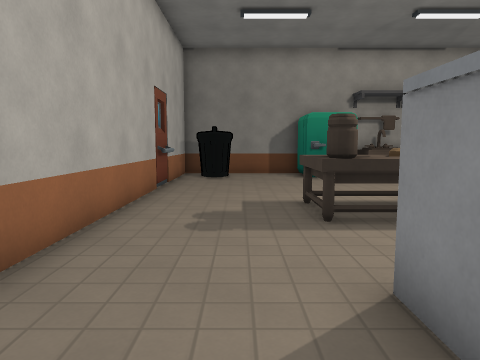
view 1 (above)

16 first-person views from a walk through a 3-D level made in the Godot game engine. The camera is 1.3 m above the floor, tilts 6° down and sees 70° across. The floor is counted in squares, 1 m on a side. Each view is taken from the middle of a square. On the plan, view 1 faces up. The plan holds only what a view shows up to about 15 squares ahead; the rest is blank. The place goes on beyond the plan. Flat picture figures and markers are left out. Characters and animated objects are not drawn. Some surface patterns are stand-ins.

view 2
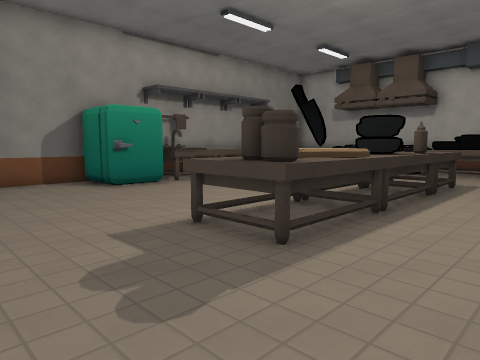

view 3
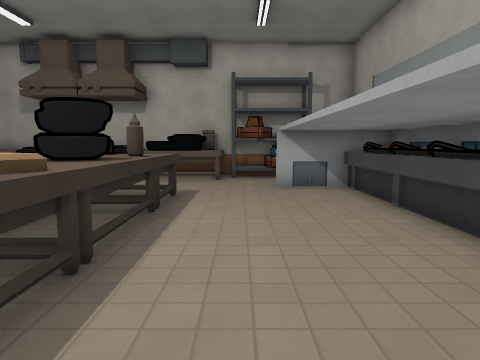

view 4
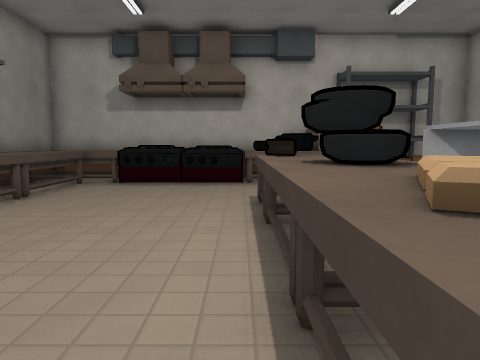

view 5
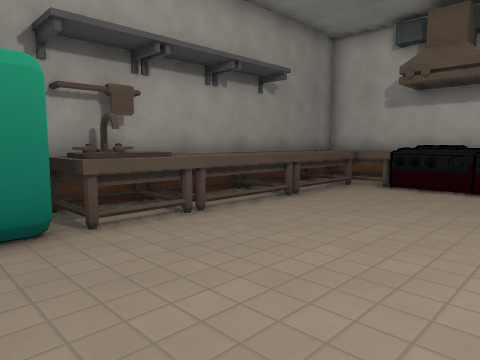

view 6
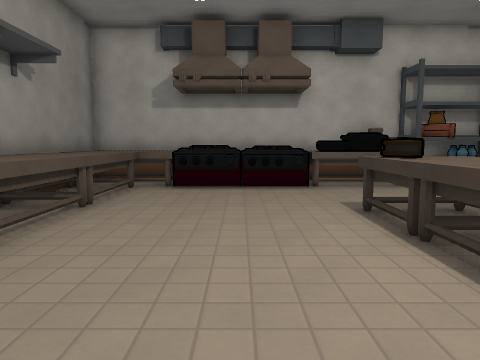

view 7
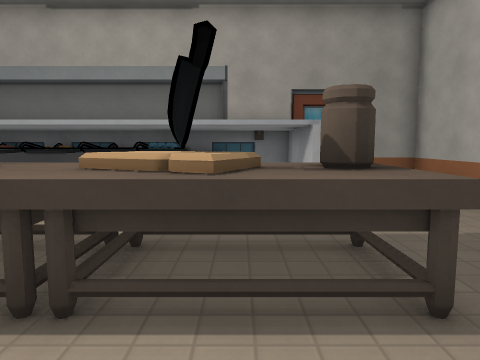

view 8
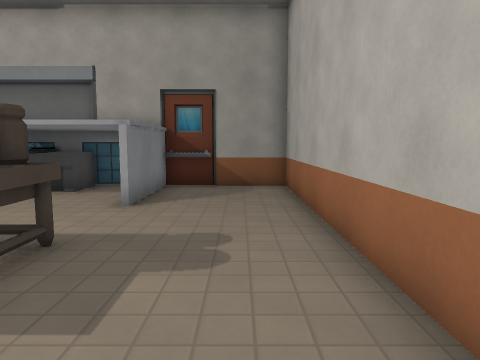

view 9
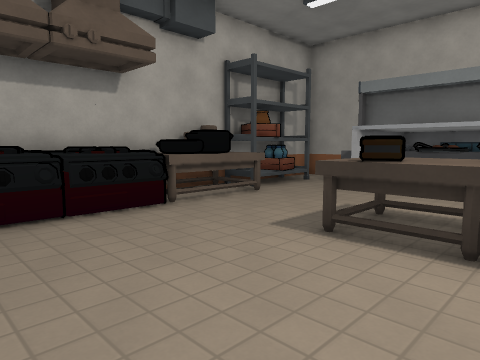

view 10
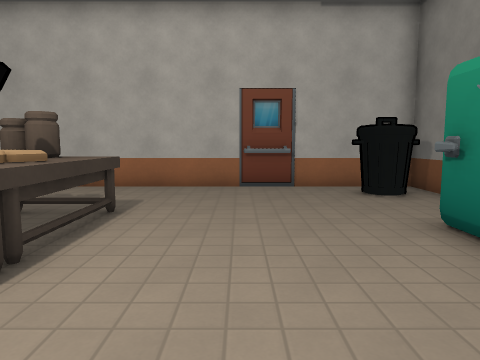

view 11
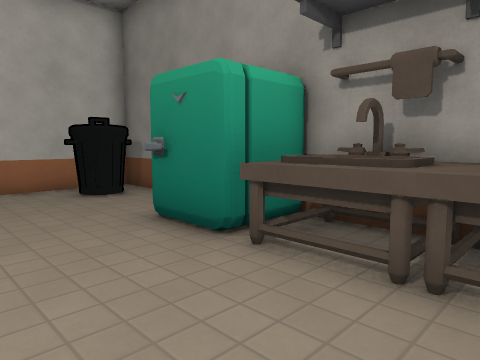

view 12
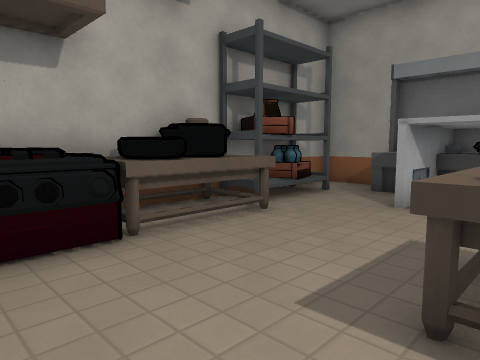

view 13
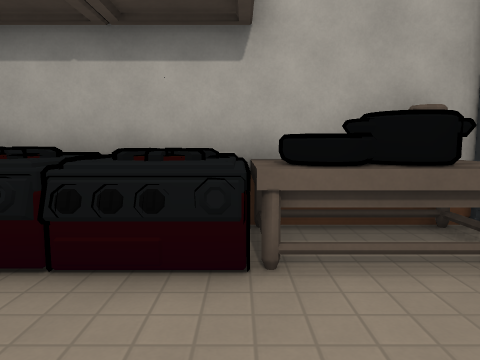

view 14
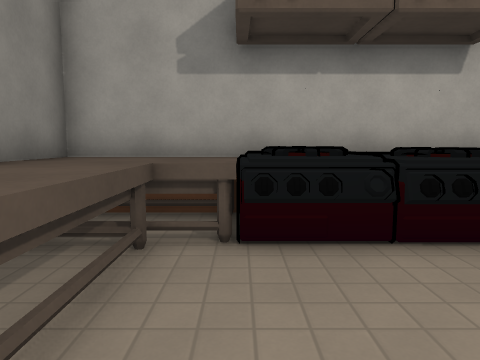

view 15
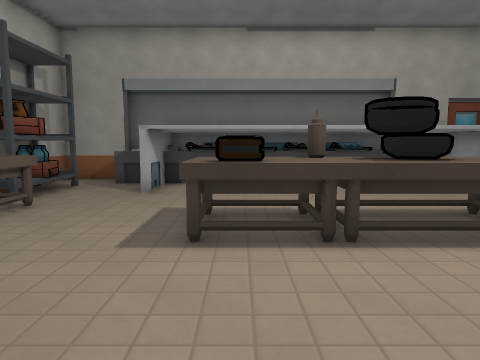

view 16
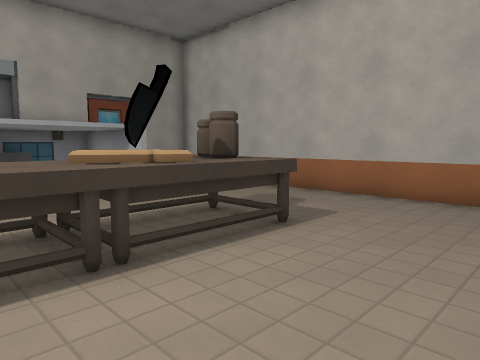

### Floor plan
Key: @ floor where view 1 was taken; # wall or solid block; . floor; = window, fence, low wall or low ledge; ^ raised ledge; S sink; B bin; F fridge; J jar; T stove; I sign; R rack; O other object.
Columns run from 3 left of view 1 to 16 right of it. Each row starts with its distance up from view 1.
 15 ^#^######S^^^^^^^^^^
 14 #.B...FFSSS^^^^^^^^^
 13 #.B...FFSSS^^^^^^^^^
 12 #...............TTT^
 11 #...............T T^
 10 #...............TTT^
  9 #...............T T^
  8 #...............TTT^
  7 #....J^O^OO^I^...OO^
  6 #....J^^^OO^^^...OO^
  5 #................OJ^
  4 #................RR^
  3 #................RR^
  2 #...#..........#.RR^
  1 #...#..=##==#=#^.RR^
  0 #..@#..=#######^^ #^
 -1 ###############^^^^

Positions as (right, up) in squares from view 1, and headings:
1: (0, 0), facing up
2: (-2, 3), facing up-right
3: (1, 4), facing right
4: (2, 8), facing right
5: (3, 8), facing up-right
6: (3, 10), facing right
7: (3, 10), facing down
8: (-1, 10), facing down
9: (7, 12), facing down-right
10: (8, 10), facing left
11: (8, 10), facing up-left
12: (9, 10), facing down-right
13: (10, 8), facing right
14: (9, 12), facing right
15: (9, 12), facing down
16: (6, 11), facing down-left
